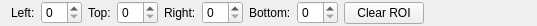
<?xml version="1.0" encoding="UTF-8"?>
<ui version="4.0">
 <class>Form</class>
 <widget class="QWidget" name="Form">
  <property name="geometry">
   <rect>
    <x>0</x>
    <y>0</y>
    <width>537</width>
    <height>26</height>
   </rect>
  </property>
  <property name="sizePolicy">
   <sizepolicy hsizetype="Minimum" vsizetype="Minimum">
    <horstretch>0</horstretch>
    <verstretch>0</verstretch>
   </sizepolicy>
  </property>
  <property name="maximumSize">
   <size>
    <width>16777215</width>
    <height>26</height>
   </size>
  </property>
  <property name="windowTitle">
   <string>Form</string>
  </property>
  <layout class="QHBoxLayout" name="horizontalLayout">
   <property name="topMargin">
    <number>0</number>
   </property>
   <property name="bottomMargin">
    <number>0</number>
   </property>
   <item>
    <layout class="QHBoxLayout" name="horizontalLayout_2">
     <item>
      <widget class="QLabel" name="leftRoiBoundLabel">
       <property name="text">
        <string>Left:</string>
       </property>
      </widget>
     </item>
     <item>
      <widget class="QSpinBox" name="leftRoiBound"/>
     </item>
     <item>
      <widget class="QLabel" name="topRoiBoundLabel">
       <property name="text">
        <string>Top:</string>
       </property>
      </widget>
     </item>
     <item>
      <widget class="QSpinBox" name="topRoiBound"/>
     </item>
     <item>
      <widget class="QLabel" name="rightRoiBoundLabel">
       <property name="text">
        <string>Right:</string>
       </property>
      </widget>
     </item>
     <item>
      <widget class="QSpinBox" name="rightRoiBound"/>
     </item>
     <item>
      <widget class="QLabel" name="bottomRoiBoundLabel">
       <property name="text">
        <string>Bottom:</string>
       </property>
      </widget>
     </item>
     <item>
      <widget class="QSpinBox" name="bottomRoiBound"/>
     </item>
     <item>
      <widget class="QPushButton" name="clearRoiButton">
       <property name="text">
        <string>Clear ROI</string>
       </property>
      </widget>
     </item>
     <item>
      <spacer name="horizontalSpacer">
       <property name="orientation">
        <enum>Qt::Horizontal</enum>
       </property>
       <property name="sizeHint" stdset="0">
        <size>
         <width>40</width>
         <height>20</height>
        </size>
       </property>
      </spacer>
     </item>
    </layout>
   </item>
  </layout>
 </widget>
 <resources/>
 <connections/>
</ui>
